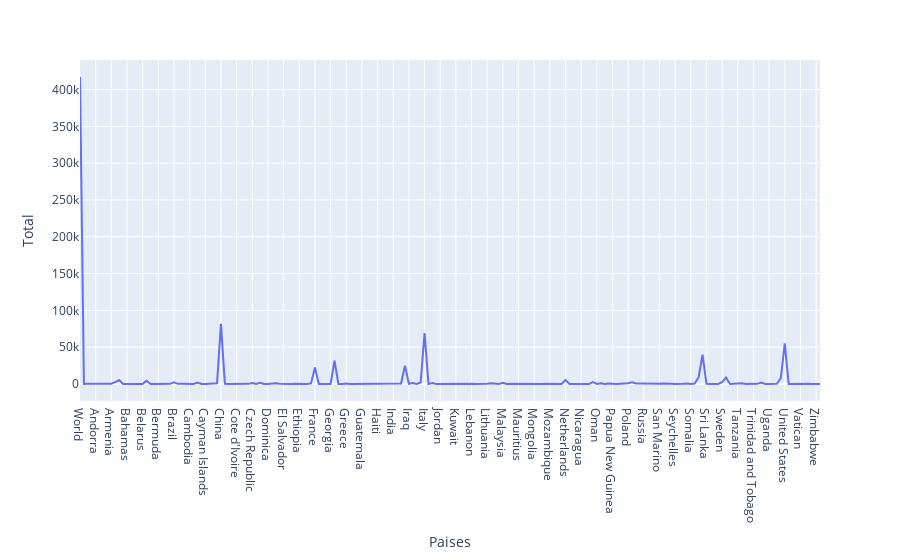

The cell this chart's notebook holds for it:
### Markdown cell above
# Creamos Grafica

### Code cell
import plotly.express as px
fig = px.line(df2,x='Paises', y='Total')
fig.show()

### Figure 1 — Plotly figure (JSON) as saved in the notebook; plotly's stock layout.template omitted (floating-point values rounded to 4 significant figures; data arrays with more than 128 entries replaced by an {"elided": "..."} marker saying what was removed)
{"data": [{"hoverlabel": {"namelength": 0}, "hovertemplate": "Paises=%{x}<br>Total=%{y}", "legendgroup": "", "line": {"color": "#636efa", "dash": "solid"}, "mode": "lines", "name": "", "showlegend": false, "type": "scatter", "x": {"elided": "190 str values"}, "xaxis": "x", "y": {"elided": "190 int values"}, "yaxis": "y"}], "layout": {"legend": {"tracegroupgap": 0}, "margin": {"t": 60}, "xaxis": {"anchor": "y", "domain": [0, 1], "title": {"text": "Paises"}}, "yaxis": {"anchor": "x", "domain": [0, 1], "title": {"text": "Total"}}}}
